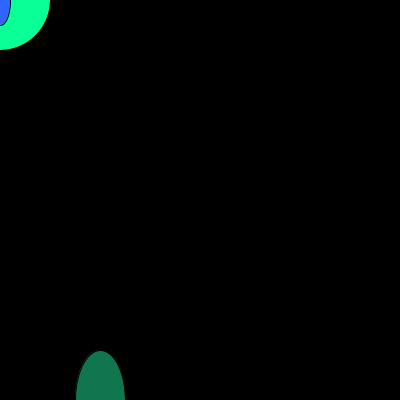
Frame 1 (no input)
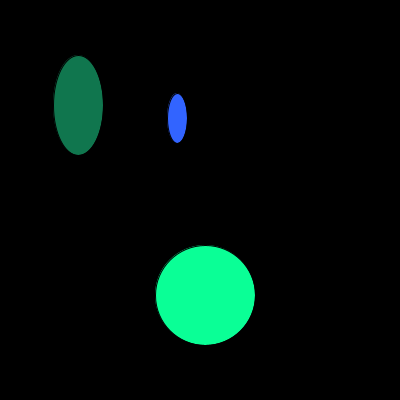
Frame 60 (the mouse pressed at the canvas centre just before this capture)
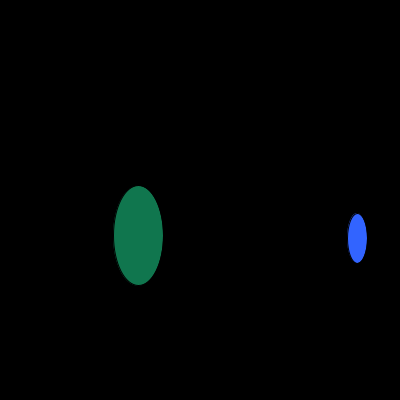
Frame 120 (the mouse held since frame 60 and released just before this capture)

The Processing sketch that drew these frames (run headless with seeded random() and noise(); from frame 60 on, the mouse is pressed at the canvas centre):

// Processing sketch: processing_14890
// ── processing_14890.pde




                
                float x = 0;
float y = 0;
float xspeed = 15;
float yspeed = 5;
float a = 0;
float b = 0;
float aspeed = 3;
float bspeed = 2;
float p = 100;
float q = 400;
float pspeed = -2;
float qspeed = -5;

void setup(){
  size(400,400);
}

void draw(){
  background(0);
  fill(10,600,150);
  ellipse(x,y,100,100);
  x = x + xspeed;
  y = y + yspeed;
  if (x > 400){
    xspeed = -100;
  }else if(x<0){
  xspeed = 20;
  }  
 

  fill(50,100,400,700);
  ellipse(a,b,20,50);
  a = a + aspeed;
  b = b + bspeed;
  
  if (b > 400){
    bspeed = -10;
  }else if(b < 0){
   bspeed = 10;

}

if (a > 400){
  aspeed = -random(70);
}
if (a < 0){
  aspeed = random(70);
  
}


fill(20,150,100,200);
  ellipse(p,q,50,100);
  p = p + pspeed;
  q = q + qspeed;
  
  if (p < 0){
    pspeed = 10;
  }else if(p > 400){
   pspeed = -10;
}

if (q < 0){
  qspeed = random(100);
}
if (q > 400){
  qspeed = -random(100);
  
}
}
